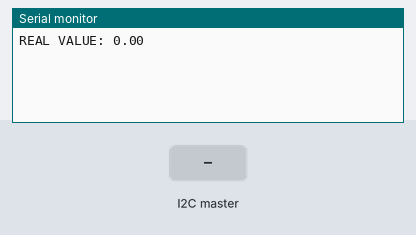
Bench run of a sketch on a simulated Arduino Uno, built with avr-gcc and run on an emulated ATmega328P. Shown: the last lines printed to the serial monitor. The inputs (shaded band) are chosen by the test bench.

Above: at 1.5 s.
1.6 s: the I2C master sends the byte 1
At 2.8 s:
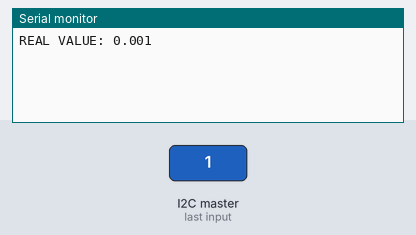
3.1 s: the I2C master sends the byte 0
At 4.0 s:
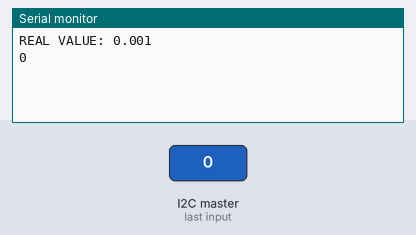

The sketch:

arduinoAltSensorSimulator2.ino
```cpp
/* This code simulates an altimeter, allowing the user to make
 * up altitude data for their project
 *
 *  For use with the sensor MPL3115a2
 *
 *  @author Sanskriti Joshi
 */
#include <Wire.h>
//float Altitude = 4251.39;
float Altitude = 0;
byte byteArray[3];
byte val = 50;
int counter = 0;

void convertAltToArray(float Altitude);
void receiveEvent(int count);
void requestEvent();

int packet_cntr = 0;
byte incoming_alt = 0;

void setup() {
  // put your setup code here, to run once:
  Serial.begin(9600);
  //calls method that converts the given altitude into
  // into its equivlilent byte array
  Serial.print("REAL VALUE: ");
  Serial.print(Altitude);
  convertAltToArray(Altitude);
  Wire.begin(0x60);
  Wire.onRequest(requestEvent);
  Wire.onReceive(receiveEvent);
}

void loop() {
  // put your main code here, to run repeatedly:
  delay(100);
}

void requestEvent(){
    // the first part is to get anound any checks
    // or system setups
    Serial.println("request");
    if(val == 0x00){
      Wire.write(10);
      val = 50;
    }else
    //this is the actual important part: sending the fake
    //sensor data to the mcu for interpretation
    {
      if(packet_cntr >= 3){
        packet_cntr = 0;
        incoming_alt = 0;
        int i;
        for(i = 0; i < 3; i++){
          Wire.write(byteArray[i]);
        }

        //this section allows changing the counter so you can choose
        //how long to simulate a flight plan
        //additionally, you can change the altitude inccrement
        counter += 1;
        if (counter < 500){
          convertAltToArray(Altitude);
          Altitude += 20.0;
          Serial.print("Altitude:");
          Serial.println(Altitude);
        }
      }
    }
}

// this allows the simulator to read the data and then return a
void receiveEvent(int count){

  while(Wire.available()){
    val = Wire.read();
    if(packet_cntr == 0){
      Serial.println(val);
    }
  }

  if(val == 38){
    incoming_alt = 1;
  }else{
    if(incoming_alt){
      packet_cntr += 1;
    }
  }
}

//this method converts the altitude parameter into
//the byte array that the mcu can understand
void convertAltToArray(float Altitude){
  float x, y, z; int xi, yi, zi;
  x = Altitude / 839.9;
  xi = int(x);
  Altitude -= float(xi) * 839.9;
  //Serial.println(Altitude);
  delay(150);
  y = Altitude / 3.28;
  yi = int(y);
  Altitude -= float(yi) * 3.28;
  //Serial.println(Altitude);
  delay(150);
  z = Altitude / .21;
  zi = int(z);
  if( y - float(yi) > .6){
    yi += 1;
  }
  if( zi % 16 >= 8){
    zi += 16;
  }
//  Serial.print("x: "); Serial.println(x);
//  Serial.print("xi: "); Serial.println(xi);
//  Serial.print("y: "); Serial.println(y);
//  Serial.print("yi: "); Serial.println(yi);
//  Serial.print("z: "); Serial.println(z);
//  Serial.print("zi: "); Serial.println(zi);
  byteArray[0] = byte(xi);
  byteArray[1] = byte(yi);
  byteArray[2] = byte(zi);
}
```

Measured:
- after the input at 1.6 s, the serial monitor: prints a new line at once (image 1)
- after the input at 3.1 s, the serial monitor: prints a new line at once (image 2)
